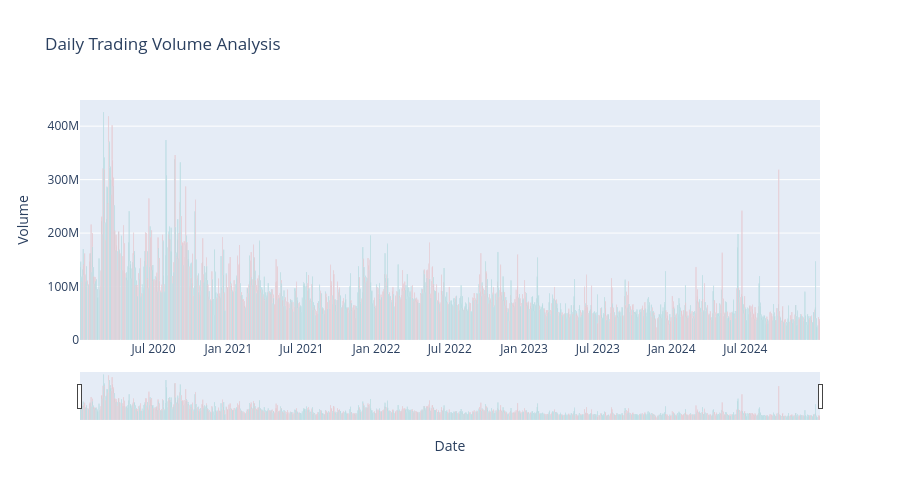

Notebook source saved alongside this figure:
### Code cell
# create the figure for volume analysis
fig_vol = go.Figure()

# draw volume bars with colors based on price movement
fig_vol.add_trace(go.Bar(
    x=df['Date'], 
    y=df['Volume'],
    marker_color=colors, 
    name='Volume'
))


fig_vol.update_layout(
    title='Daily Trading Volume Analysis',
    yaxis_title='Volume',
    xaxis_title='Date',
    xaxis_rangeslider_visible=True, # time slider
    height=500 
)

# delete data at weekend
fig_vol.update_xaxes(rangebreaks=[dict(bounds=["sat", "mon"])]) 

fig_vol.show()

### Figure 1 — Plotly figure (JSON) as saved in the notebook; plotly's stock layout.template omitted (floating-point values rounded to 4 significant figures; data arrays with more than 128 entries replaced by an {"elided": "..."} marker saying what was removed)
{"data": [{"marker": {"color": {"elided": "1258 str values"}}, "name": "Volume", "type": "bar", "x": {"elided": "1258 str values"}, "y": {"elided": "1258 int values"}}], "layout": {"height": 500, "title": {"text": "Daily Trading Volume Analysis"}, "xaxis": {"rangebreaks": [{"bounds": ["sat", "mon"]}], "rangeslider": {"visible": true}, "title": {"text": "Date"}}, "yaxis": {"title": {"text": "Volume"}}}}
